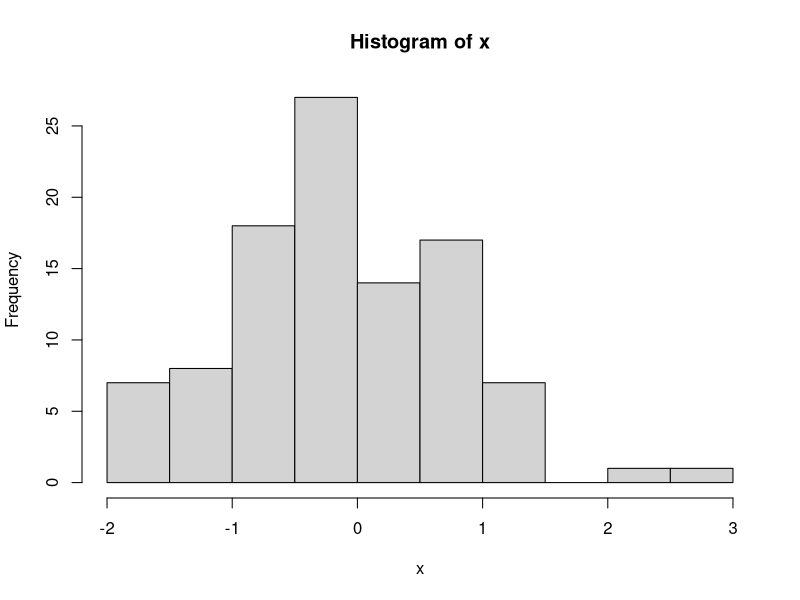
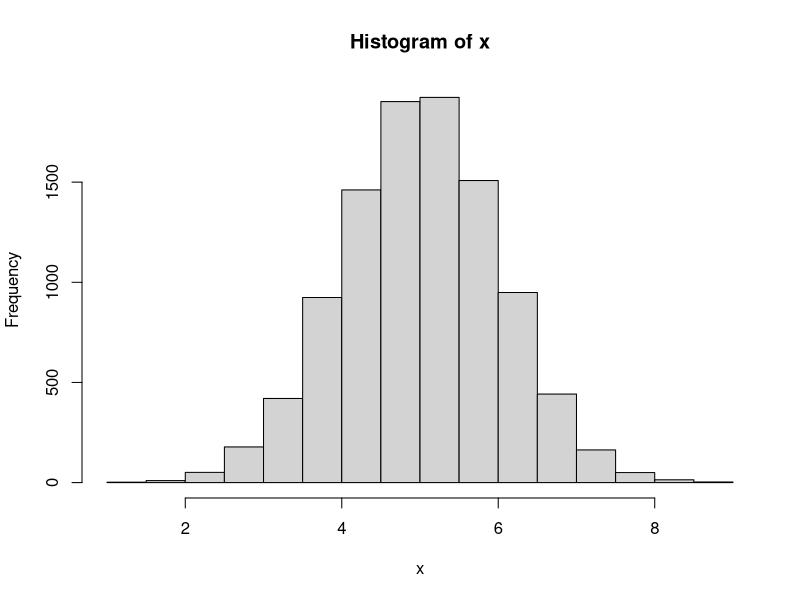

R code for these plots, in order:
## ---- chunk 1
knitr::opts_chunk$set(echo = TRUE)
library(tidyverse)
set.seed(181818)
## ---- chunk 2
    p <- c(0.1, 0.3, 0.6)
    x <- sample(1 : length(p), size = 1, prob = p)
## ---- chunk 3
    p <- c(0.1, 0.3, 0.6)
    u <- runif(1)
    for(i in 1 : length(p))
    {
      if(u < sum(p[1 : i]))
      {
        x <- return(i)
        break
      }
    }
## ---- chunk 4
library(tidyverse)
(mi_letters <- str_split("Mississippi", "")[[1]])
## ---- chunk 5
sample(mi_letters)
## ---- chunk 6
one_reordering <- sample(mi_letters)
## ---- chunk 7
one_reordering
rle(one_reordering)
## ---- chunk 8
all(rle(one_reordering)$lengths == 1)
## ---- chunk 9
one_reordering <- sample(mi_letters) # One example

# Fill in this bit in class
all(rle(one_reordering)$lengths == 1)
## ---- chunk 10
many_reorderings <- rerun(.n = 1000, sample(mi_letters))
## ---- chunk 11
map(many_reorderings,
  ~ all(rle(.)$lengths == 1))
## ---- chunk 12
map_lgl(many_reorderings, ~ all(rle(.x)$lengths == 1))
## ---- chunk 13
num_sims <- 1000
many_reorderings <- rerun(num_sims, sample(mi_letters))
adj_letters_same <- map_lgl(many_reorderings, 
  ~ all(rle(.x)$lengths == 1))

# Explore 
adj_letters_same %>% table()
adj_letters_same %>% mean()
## ---- chunk 14
# A single simulated example 1 = H, 0 = T
one_sequence <- rbinom(20, size = 1, prob = 0.5)
## ---- chunk 15
# Longest run?
max(rle(one_sequence)$lengths)
## ---- chunk 16
num_sims <- 1000
many_sequences <- rerun(num_sims, 
  rbinom(20, size = 1, prob = 0.5))
longest_runs <- map_dbl(many_sequences, 
  ~ max(rle(.)$lengths))

# Finally...
mean(longest_runs)
## ---- chunk 17
x <- 1:10

# sd_over_mean
# ratio_function
# cv

# a minimal version
coefficient_of_variation <- function(x){
  sd(x, na.rm = TRUE) / mean(x, na.rm = TRUE)
}

# a more complete version
coefficient_of_variation <- function(x, na.rm = FALSE, ...){
  sd(x, na.rm = na.rm) / mean(x, na.rm = na.rm, ...)
}

x <- runif(10)
coefficient_of_variation(x = x)

coefficient_of_variation(x = x, trim = 0.25)
## ---- chunk 18
u <- runif(1)
lambda <- 5
(x <- -1 / lambda * log(1 - u))
## ---- chunk 19
u <- runif(1)
lambda <- 5
(x <- -1 / lambda * log(1 - u))

sample_exp <- function(n, lambda){
  u <- runif(n)
  -1 / lambda * log(1 - u)
}

sample_exp(10, lambda = 5)
## ---- chunk 20
exp_icdf <- function(u, lambda) {-1 / lambda * log(1 - u)}

u <- runif(1)
exp_icdf(u, lambda = 5)

sample_inverse_cdf <- function(n, inv_cdf, ...){
  u <- runif(n)
  inv_cdf(u, ...)
}
sample_inverse_cdf(20, exp_icdf, lambda = 5)
## ---- chunk 21
qnorm(0.5) # can use the built in quantile function 
x <- sample_inverse_cdf(100, qnorm) 
hist(x) # Looks good
## ---- chunk 22
# The `...` allow us to pass in other parameters to our inverse 
# CDF function
x <- sample_inverse_cdf(10000, qnorm, mean = 5) 
hist(x) # Now centered at 5
